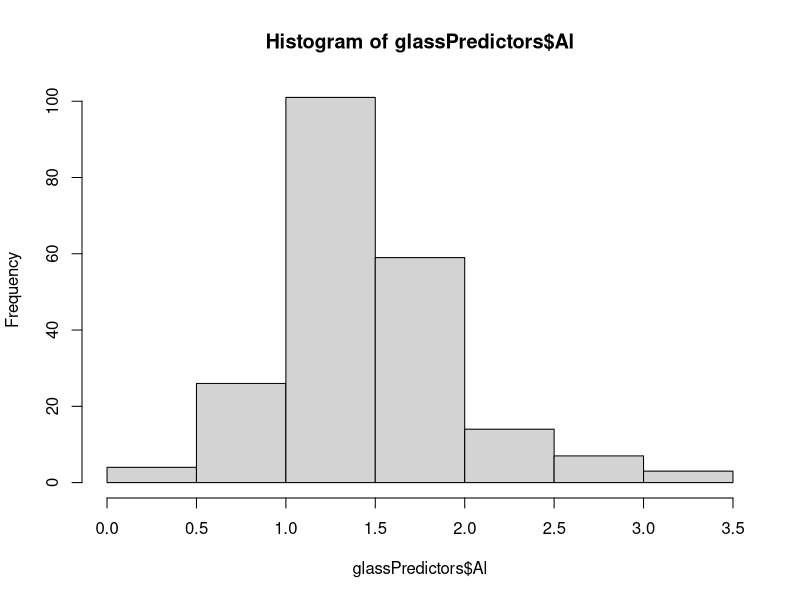
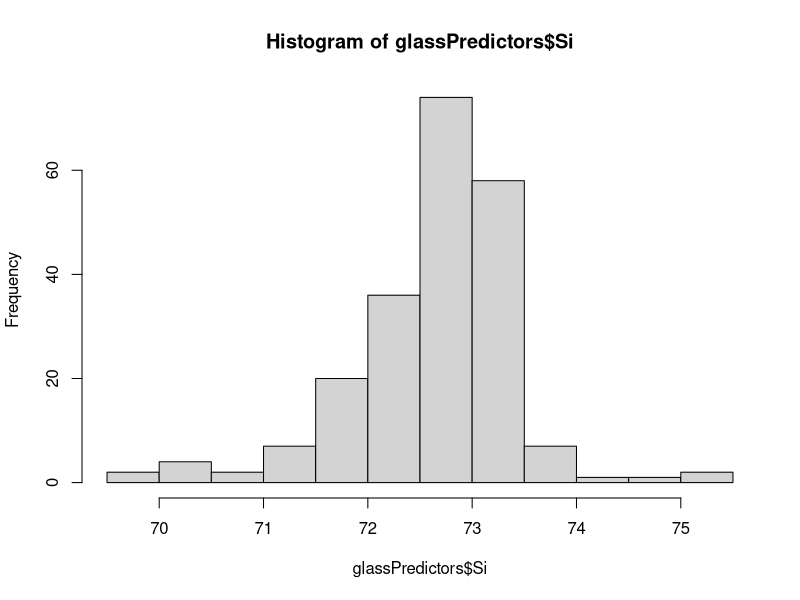

Recreate these plots in R, in order.
## ---- chunk 1
knitr::opts_chunk$set(echo = TRUE)
## ---- chunk 2
library(mlbench)
library(dplyr)
library(e1071)
## ---- chunk 3
data(Glass)
str(Glass)
## ---- chunk 4
glassPredictors <- Glass %>% select(-Type)
glassTypes <-  Glass %>% select(Type)
## ---- chunk 5
skewNess <- apply(glassPredictors,2,skewness)
skewNess
## ---- chunk 6
hist(glassPredictors$Al)
hist(glassPredictors$Si)
